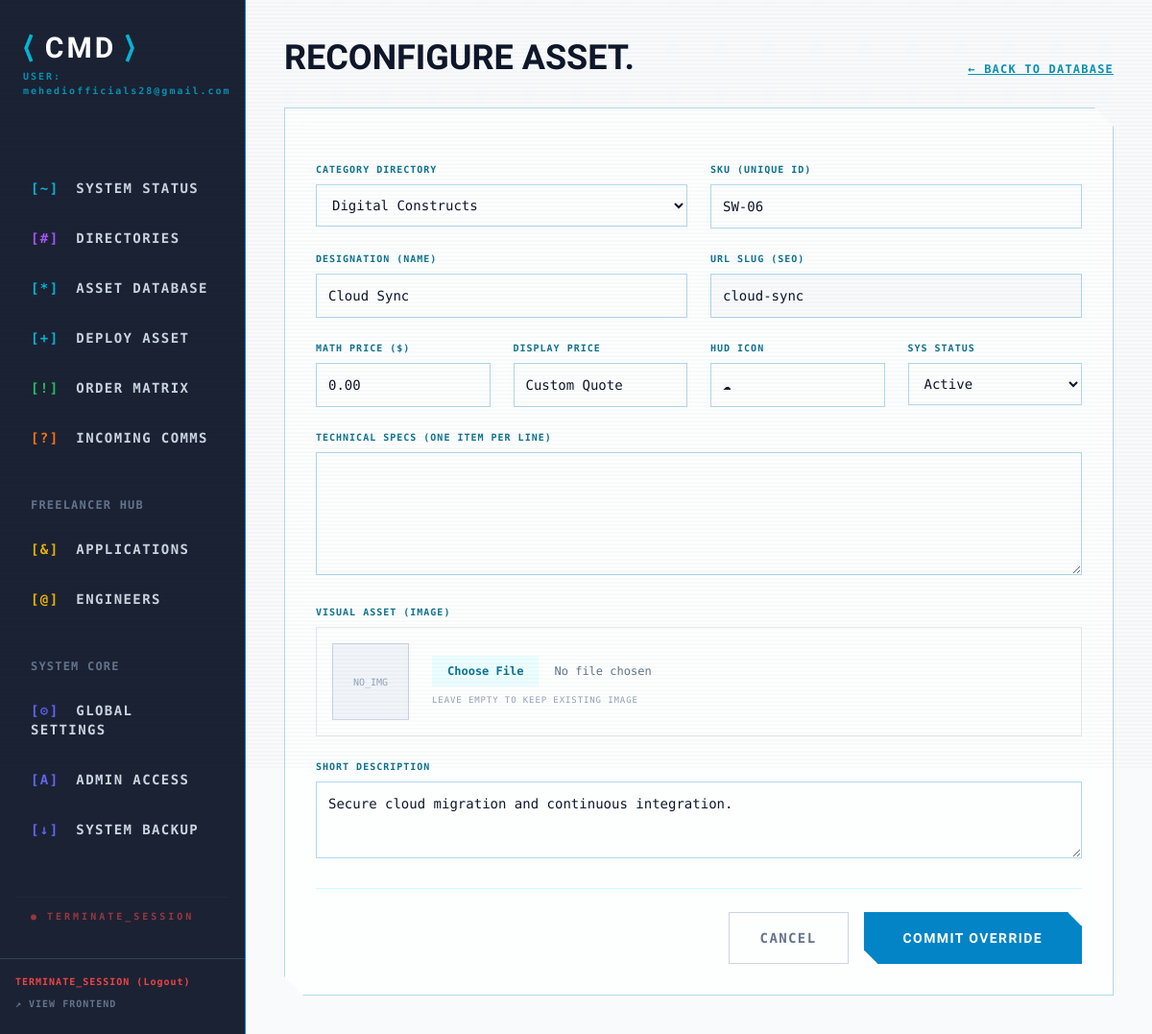
Page /admin/index.php?page=edit_product&id=6 (signed in) on the committed database.
### tables this page shows
CREATE TABLE `products` (
  `id` int NOT NULL AUTO_INCREMENT,
  `category_id` int NOT NULL,
  `sku` varchar(50) NOT NULL,
  `name` varchar(100) NOT NULL,
  `slug` varchar(100) NOT NULL,
  `short_description` varchar(255) DEFAULT NULL,
  `list_description` json DEFAULT NULL,
  `full_description` text,
  `price_numeric` decimal(10,2) DEFAULT '0.00',
  `price_display` varchar(50) DEFAULT NULL,
  `icon` varchar(50) DEFAULT NULL,
  `image` varchar(255) DEFAULT NULL,
  `meta_title` varchar(150) DEFAULT NULL,
  `meta_description` text,
  `status` enum('Active','Maintenance','In Stock','Low Stock','Out of Stock','Hidden') DEFAULT 'Active',
  `created_at` timestamp NULL DEFAULT CURRENT_TIMESTAMP,
  `updated_at` timestamp NULL DEFAULT CURRENT_TIMESTAMP ON UPDATE CURRENT_TIMESTAMP,
  PRIMARY KEY (`id`),
  UNIQUE KEY `sku` (`sku`),
  UNIQUE KEY `slug` (`slug`),
  KEY `fk_product_category` (`category_id`),
  CONSTRAINT `fk_product_category`
    FOREIGN KEY (`category_id`) REFERENCES `categories` (`id`) ON DELETE CASCADE
);

CREATE TABLE `categories` (
  `id` int NOT NULL AUTO_INCREMENT,
  `name` varchar(100) NOT NULL,
  `slug` varchar(100) NOT NULL,
  `description` text,
  `status` enum('Active','Hidden') DEFAULT 'Active',
  `created_at` timestamp NULL DEFAULT CURRENT_TIMESTAMP,
  `updated_at` timestamp NULL DEFAULT CURRENT_TIMESTAMP ON UPDATE CURRENT_TIMESTAMP,
  PRIMARY KEY (`id`),
  UNIQUE KEY `slug` (`slug`)
);

### admin/pages/edit_product.php (the view, shortened to what this page needs)
<?php
$product_id = $_GET['id'] ?? null;
$stmt = $pdo->prepare("SELECT * FROM products WHERE id = ?");
$stmt->execute([$product_id]);
$product = $stmt->fetch();
$specs_text = "";
$categories = $pdo->query("SELECT id, name FROM categories ORDER BY name ASC")->fetchAll();
?>
<div class="flex justify-between items-end mb-8">
    <h1 class="text-4xl font-robot font-bold text-slate-900">RECONFIGURE ASSET.</h1>
    <a href="?page=products" class="text-cyan-600 hover:text-cyan-400 font-bold tracking-widest text-xs uppercase underline">← Back to Database</a>
</div>
<div class="sci-fi-card p-8 bg-white/80 max-w-4xl">
    <form method="POST" action="" enctype="multipart/form-data" class="space-y-6">
        <div class="grid grid-cols-2 gap-6">
            <div>
                <label class="block text-[10px] font-bold text-cyan-700 tracking-widest mb-2">CATEGORY DIRECTORY</label>
                <select name="category_id" required class="input-cyber w-full p-3 text-sm">
                    <?php foreach($categories as $cat): ?>
                        <option value="<?= $cat['id'] ?>" <?= ($cat['id'] == $product['category_id']) ? 'selected' : '' ?>>
                            <?= htmlspecialchars($cat['name']) ?>
                        </option>
                    <?php endforeach; ?>
                </select>
            </div>
            <div>
                <label class="block text-[10px] font-bold text-cyan-700 tracking-widest mb-2">SKU (UNIQUE ID)</label>
                <input type="text" name="sku" required value="<?= htmlspecialchars($product['sku']) ?>" class="input-cyber w-full p-3 text-sm">
            </div>
        </div>
        <div class="grid grid-cols-2 gap-6">
            <div>
                <label class="block text-[10px] font-bold text-cyan-700 tracking-widest mb-2">DESIGNATION (NAME)</label>
                <input type="text" id="asset_name" name="name" required value="<?= htmlspecialchars($product['name']) ?>" class="input-cyber w-full p-3 text-sm">
            </div>
            <div>
                <label class="block text-[10px] font-bold text-cyan-700 tracking-widest mb-2">URL SLUG (SEO)</label>
                <input type="text" id="asset_slug" name="slug" required value="<?= htmlspecialchars($product['slug']) ?>" class="input-cyber w-full p-3 text-sm bg-slate-50">
            </div>
        </div>
        <div class="grid grid-cols-4 gap-6">
            <div>
                <label class="block text-[10px] font-bold text-cyan-700 tracking-widest mb-2">MATH PRICE ($)</label>
                <input type="number" step="0.01" name="price_numeric" value="<?= htmlspecialchars($product['price_numeric']) ?>" class="input-cyber w-full p-3 text-sm">
            </div>
            <div>
                <label class="block text-[10px] font-bold text-cyan-700 tracking-widest mb-2">DISPLAY PRICE</label>
                <input type="text" name="price_display" required value="<?= htmlspecialchars($product['price_display']) ?>" class="input-cyber w-full p-3 text-sm">
            </div>
            <div>
                <label class="block text-[10px] font-bold text-cyan-700 tracking-widest mb-2">HUD ICON</label>
                <input type="text" name="icon" value="<?= htmlspecialchars($product['icon']) ?>" class="input-cyber w-full p-3 text-sm">
            </div>
            <div>
                <label class="block text-[10px] font-bold text-cyan-700 tracking-widest mb-2">SYS STATUS</label>
                <select name="status" class="input-cyber w-full p-3 text-sm">
                    <?php
                    $statuses = ['Active', 'Maintenance', 'In Stock', 'Low Stock', 'Out of Stock', 'Hidden'];
                    foreach($statuses as $stat) {
                        $selected = ($stat == $product['status']) ? 'selected' : '';
                        echo "<option value=\"$stat\" $selected>$stat</option>";
                    }
                    ?>
                </select>
            </div>
        </div>
        <div class="grid grid-cols-1 gap-6">
            <div>
                <label class="block text-[10px] font-bold text-cyan-700 tracking-widest mb-2">TECHNICAL SPECS (ONE ITEM PER LINE)</label>
                <textarea name="list_description" class="input-cyber w-full p-3 text-sm h-32"><?= htmlspecialchars($specs_text) ?></textarea>
            </div>
        </div>
        <div class="grid grid-cols-1 gap-6">
            <div>
                <label class="block text-[10px] font-bold text-cyan-700 tracking-widest mb-2">VISUAL ASSET (IMAGE)</label>
                <div class="flex items-center gap-6 p-4 border border-slate-200 bg-white/50">
                    <div class="w-20 h-20 bg-slate-100 border border-slate-300 flex-shrink-0 overflow-hidden">
                        <?php if($product['image']): ?>
                            <img src="../uploads/<?= $product['image'] ?>" class="w-full h-full object-cover">
                        <?php else: ?>
                            <div class="flex items-center justify-center h-full text-[10px] text-slate-400">NO_IMG</div>
                        <?php endif; ?>
                    </div>
                    <div class="flex-1">
                        <input type="file" name="image" accept="image/*" class="w-full text-xs text-slate-500 file:mr-4 file:py-2 file:px-4 file:border-0 file:text-xs file:font-bold file:bg-cyan-50 file:text-cyan-700 hover:file:bg-cyan-100">
                        <p class="text-[9px] text-slate-400 mt-2 uppercase tracking-widest">Leave empty to keep existing image</p>
                    </div>
                </div>
            </div>
        </div>
        <div>
            <label class="block text-[10px] font-bold text-cyan-700 tracking-widest mb-2">SHORT DESCRIPTION</label>
            <textarea name="short_description" required class="input-cyber w-full p-3 text-sm h-20"><?= htmlspecialchars($product['short_description']) ?></textarea>
        </div>
        <div class="flex justify-end pt-6 border-t border-cyan-100 gap-4">
            <a href="?page=products" class="px-8 py-4 text-sm font-bold border border-slate-300 text-slate-500 hover:bg-slate-100 transition-colors uppercase tracking-widest">CANCEL</a>
            <button type="submit" name="edit_product" class="btn-cyber btn-cyber-solid px-10 py-4 text-sm font-bold uppercase tracking-widest">
                COMMIT OVERRIDE
            </button>
        </div>
    </form>
</div>

### assets/css/style.css (style rules this page uses)
:root { --bg-deep: #f8fafc; --neon-cyan: #0284c7; --neon-purple: #7c3aed; --neon-red: #e11d48; --panel-bg: rgba(255, 255, 255, 0.85); --hud-border: rgba(2, 132, 199, 0.3); --text-main: #0f172a; --text-muted: #475569; }
body { font-family: 'Share Tech Mono', monospace; background-color: var(--bg-deep); color: var(--text-muted); overflow-x: hidden; }
h1, h2, h3, .font-robot { font-family: 'Rajdhani', sans-serif; text-transform: uppercase; color: var(--text-main); }
.sci-fi-card { background: var(--panel-bg); border: 1px solid var(--hud-border); clip-path: polygon(0 0, calc(100% - 20px) 0, 100% 20px, 100% 100%, 20px 100%, 0 calc(100% - 20px)); position: relative; transition: all 0.3s cubic-bezier(0.4, 0, 0.2, 1); backdrop-filter: blur(10px); box-shadow: 0 4px 6px -1px rgba(0, 0, 0, 0.05); }
.sci-fi-card::before { content: ''; position: absolute; top: 0; left: 0; width: 10px; height: 10px; border-top: 2px solid var(--neon-cyan); border-left: 2px solid var(--neon-cyan); opacity: 0; transition: opacity 0.3s; }
.btn-cyber { background: transparent; color: var(--neon-cyan); border: 1px solid var(--neon-cyan); clip-path: polygon(0 0, calc(100% - 15px) 0, 100% 15px, 100% 100%, 15px 100%, 0 calc(100% - 15px)); text-transform: uppercase; font-family: 'Rajdhani', sans-serif; font-weight: 700; letter-spacing: 2px; position: relative; overflow: hidden; transition: all 0.3s; }
.btn-cyber::after { content: ''; position: absolute; top: 0; left: -100%; width: 100%; height: 100%; background: linear-gradient(90deg, transparent, rgba(2, 132, 199, 0.15), transparent); transition: all 0.4s; }
.btn-cyber-solid { background: var(--neon-cyan); color: #ffffff; box-shadow: 0 4px 15px rgba(2, 132, 199, 0.3); }

### admin/index.php (style rules this page uses)
.input-cyber { background: transparent; border: 1px solid var(--hud-border); color: var(--text-main); font-family: 'Share Tech Mono', monospace; }

### rows in the picture
products: category_id "Digital Constructs", sku "SW-06", name "Cloud Sync", slug "cloud-sync", price_numeric "0.00", price_display "Custom Quote", icon "☁", short_description "Secure cloud migration and continuous integration."

### other values in the picture
$_SESSION['admin_user']['username'] "mehediofficials28@gmail.com"
form field status "Active"
